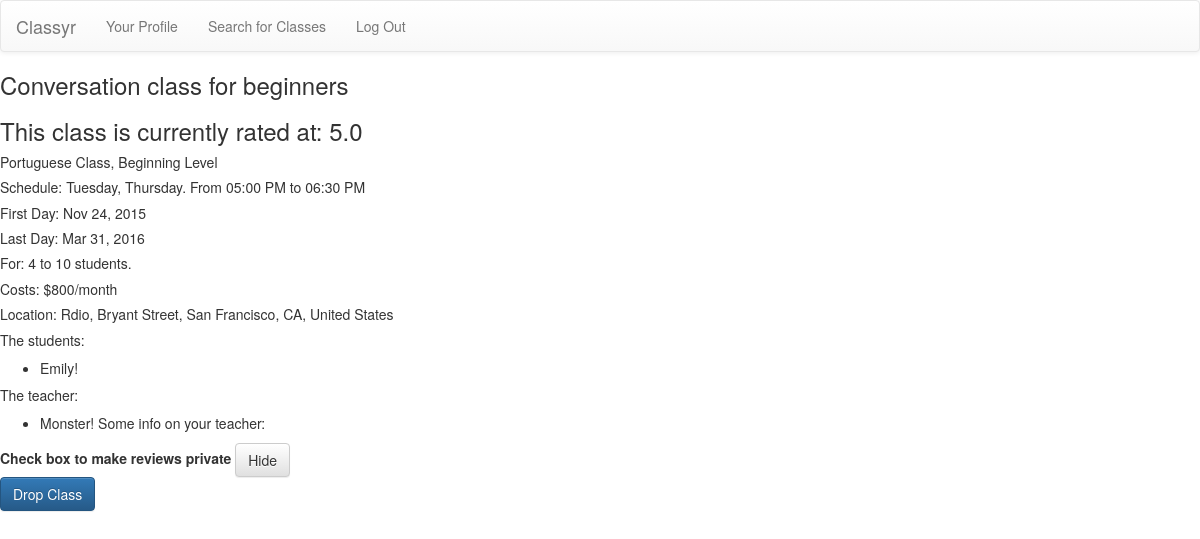
/enrolled-in/1 (signed in), run on an earlier commit of the app's database.
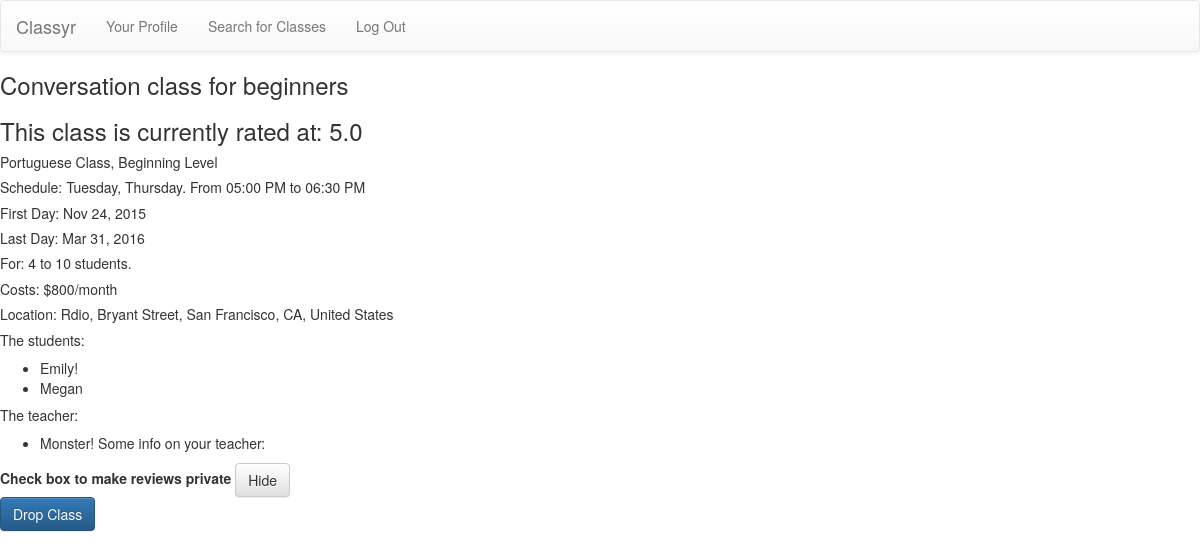
And on a later commit of the database.
### model.py (models this page shows)
class User(db.Model):
    __tablename__ = "users"
    user_id = db.Column(db.Integer, primary_key=True, autoincrement=True)
    username = db.Column(db.String(40), nullable=False)
    email = db.Column(db.String(100), nullable=False)
    password = db.Column(db.String(30), nullable=False)
    fname = db.Column(db.String(60))
    lname = db.Column(db.String(100))
    is_teacher = db.Column(db.Boolean, nullable=False)
    image = db.Column(db.String(150))
    bio = db.Column(db.String(300))
    def __repr__(self):
        return "<User user_id={} email={}>".format(self.user_id, self.email)

### server.py (the view)
@app.route('/enrolled-in/<url_id>')
def enrolled_in(url_id):
    user_info = User.query.filter_by(user_id=session["user_id"]).first()
    print "user id: "
    print user_info.user_id
    user_username = user_info.username
    returned_classes = db.session.query(Classroom).filter(Classroom.class_id==url_id).first()
    print "returned class info:"
    print returned_classes
    print returned_classes.class_name
    all_class = db.session.query(User).join(ClassUser).filter(ClassUser.class_id==url_id).all()
    print all_class
    day_join = str(returned_classes.class_days)
    day_join = re.sub('&',', ', day_join)
    days_split = re.sub('days=', '', day_join)
    print "DAYS_SPLIT: ", days_split
    starttime = returned_classes.start_time.strftime("%I:%M %p")
    print "S: ", starttime
    endtime = returned_classes.end_time.strftime("%I:%M %p")
    print "E: ", endtime
    startdate = returned_classes.start_date.strftime("%b %d, %Y")
    enddate = returned_classes.end_date.strftime("%b %d, %Y")
    rate_format = returned_classes.rating
    rate_format = "%.1f" % rate_format
    reviews = db.session.query(Review).filter(Review.class_id==url_id).all()
    for review in reviews:
        if len(review.review) > 10:
            print review
    return render_template("enrolled-in.html", returned_classes=returned_classes, url_id=url_id, all_class=all_class,
                                                user_info=user_info, days_split=days_split, starttime=starttime,
                                                endtime=endtime, startdate=startdate, enddate=enddate, rate_format=rate_format,
                                                reviews=reviews, user_username=user_username)

### model.py (called while the page is built)
    def __repr__(self):
        return "<Class class_id={} language={}>".format(self.class_id, self.language)

    def __repr__(self):
        return "<Relationship review={} class_id={}>".format(self.review, self.class_id)

### templates/enrolled-in.html (shortened to what this page needs)
{% extends 'base.html' %}
{% block body %}
<div>
  <h3>{{ returned_classes.class_name }}</h3>
</div>
<div>
  <h3>This class is currently rated at: {{ rate_format }}</h3>
</div>
  <div>
    <h5>{{ returned_classes.language }} Class, {{ returned_classes.level }} Level</h5>
  </div>
  <div>
    <h5>Schedule: {{ days_split }}. From {{ starttime }} to {{ endtime }}</h5>
  </div>
  <div>
    <h5>First Day: {{ startdate }}</h5>
    {% if returned_classes.end_date == "" %}
      <h5>This class is ongoing</h5>
    {% else %}
      <h5>Last Day: {{ enddate }}</h5>
    {% endif %}
  </div>
  <div>
    <h5>For: {{ returned_classes.min_students }} to {{ returned_classes.max_students }} students.</h5>
  </div>
  <div>
      {% if returned_classes.cost == 0 %}
      <h5>Costs: Free!</h5>
      {% else %}
      <h5>Costs: ${{ returned_classes.cost }}/{{ returned_classes.per_time }}</h5>
      {% endif %}
  </div>
  <div>
    <h5>Location: {{ returned_classes.address }} </h5>
  </div>
  <div>
    <h5>The students:</h5>
      <ul>
        {% for stu in all_class %}
        {% if stu.is_teacher == 0 %}
        <li>{{ stu.username }}</li>
      {% endif %}
      {% endfor %}
      </ul>
    <h5>The teacher:</h5>
      <ul>
        {% for stu in all_class %}
        {% if stu.is_teacher == 1 %}
        <li>{{ stu.username }} Some info on your teacher: {{ stu.bio }}</li>
        {% endif %}
        {% endfor %}
        </ul>
  </div>
  {% if user_info.is_teacher == 1 %}
      {% if returned_classes.hide_reviews == 0 %}
      <form action="/hide-reviews", method='post'>
      <label for="hide">Check box to make reviews private</label>
      <button class="btn btn-default" type="submit">Hide</button>
      </form>
      {% endif %}
  {% endif %}
  <div>
    <form method="POST" action="/dropped" id="drop">
      <button type="submit" class="btn btn-primary" name="drop-it" id="drop-it">Drop Class</button>
    </form>
  </div>
    <div id="map" style="width: 400px; height: 400px"></div>
  {% endblock %}

What changed in the data, as far as the page shows it:
added User: username "Megan", shown under "The students:"
